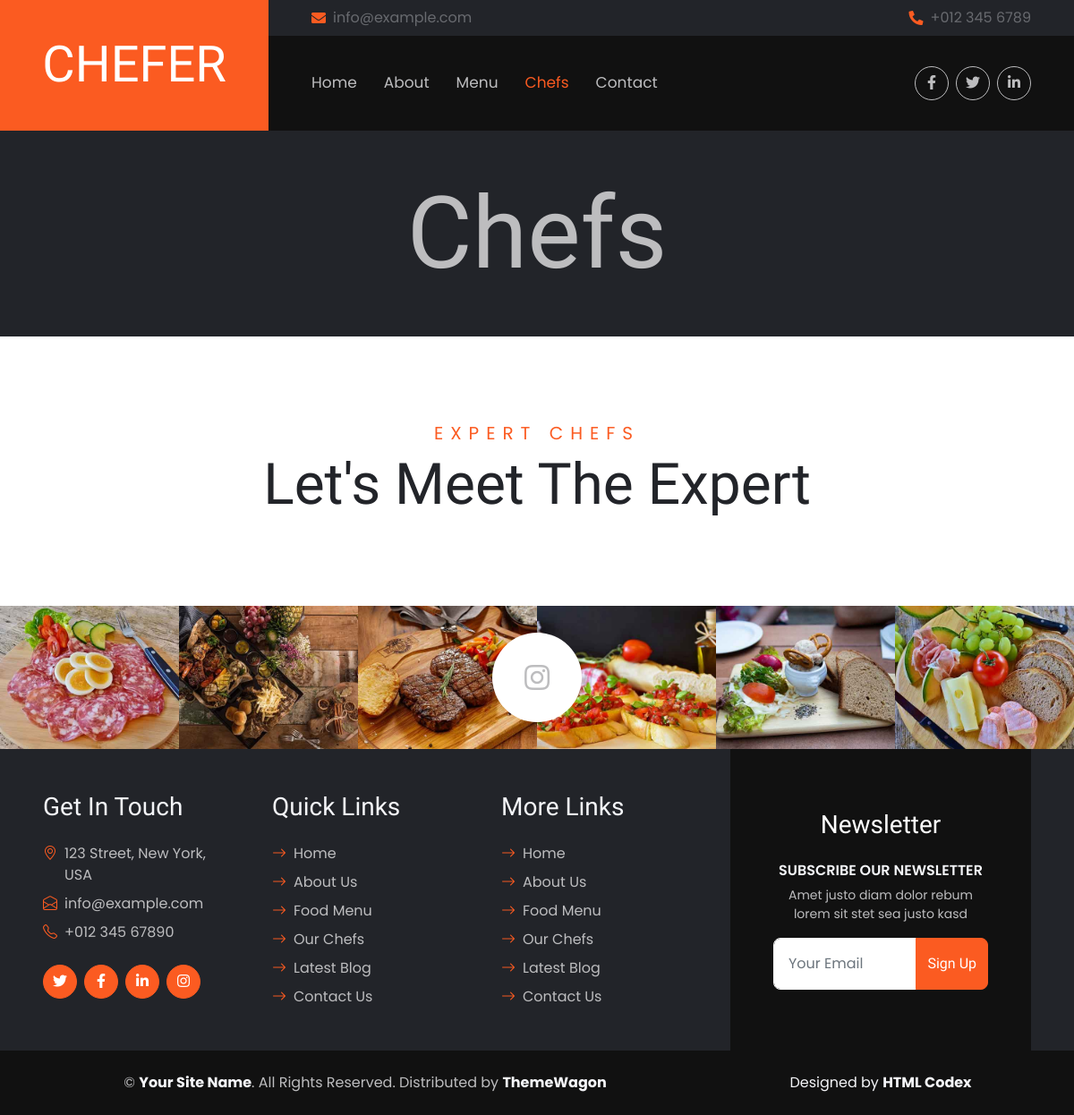
Page /chefs on the earlier database version.
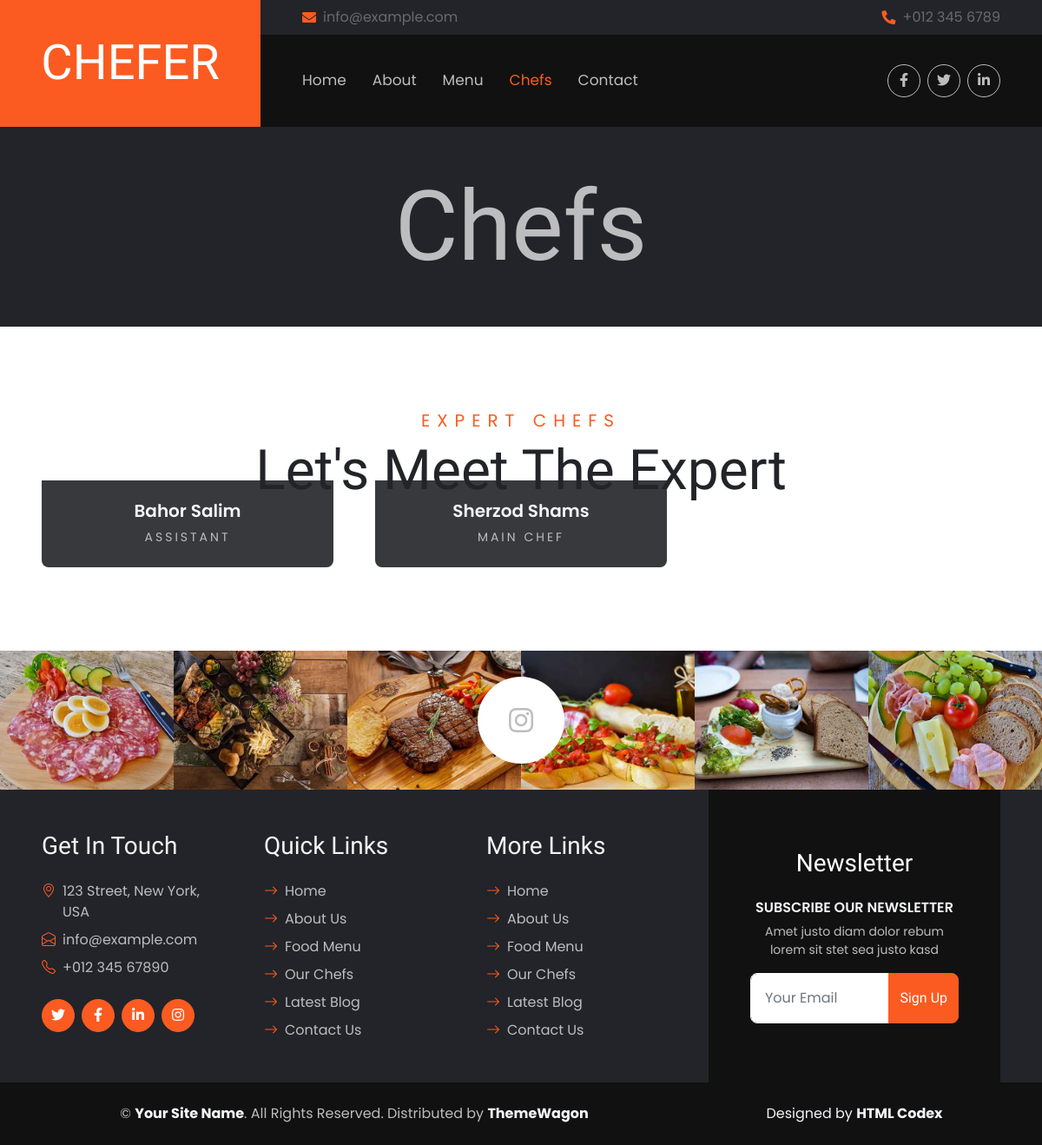
Same page on the later database version.
### home/models.py (models this page shows, shortened)
class Chef(models.Model):
    name = models.CharField(max_length=30)
    image = models.ImageField(upload_to='chefs/', default='chef_default.png', blank=True)
    position = models.CharField(max_length=30)

### home/views.py (the view)
# urls.py: path('chefs', ChefsView.as_view(), name='chefs'),
class ChefsView(View):
    def get(self, request):
        chefs = Chef.objects.all().order_by('-id')[:3]
        context = {
            'chefs':chefs,
        }
        return render(request, 'team.html', context)

### templates/team.html (shortened to what this page needs)
{% extends 'base.html' %}
{% block content %}
    <div class="container-fluid p-5 mb-5 bg-dark text-secondary">
        <div class="container wow fadeIn" data-wow-delay="0.1s">
            <h1 class="display-1 text-secondary text-center mb-0">Chefs</h1>
        </div>
    </div>
    <div class="container-fluid p-5">
        <div class="mb-5 text-center wow fadeIn" data-wow-delay="0.1s" style="max-width: 700px; margin: auto;">
            <h5 class="section-title">Expert Chefs</h5>
            <h1 class="display-3 mb-0">Let's Meet The Expert</h1>
        </div>
        <div class="row g-5">
            {% for chef in chefs %}
            <div class="col-lg-4 col-md-6 wow fadeIn" data-wow-delay="0.1s">
                <div class="team-item position-relative">
                    <div class="position-relative overflow-hidden rounded-circle rounded-bottom rounded-end">
                    </div>
                    <div class="position-absolute start-0 bottom-0 d-flex flex-column justify-content-center w-100 rounded-bottom text-center"
                        style="height: 100px; background: rgba(34, 36, 41, .9);">
                        <h5 class="text-light">{{chef.name}}</h5>
                        <p class="small text-uppercase text-secondary m-0" style="letter-spacing: 3px;">{{chef.position}}</p>
                    </div>
                </div>
            </div>
            {% endfor %}
        </div>
    </div>
    <div class="container-fluid position-relative instagram p-0 mt-5">
        <a href="" class="d-flex align-items-center justify-content-center position-absolute top-50 start-50 translate-middle bg-white rounded-circle" style="width: 100px; height: 100px; z-index: 1;">
            <i class="fab fa-instagram fa-2x text-secondary"></i>
        </a>
        <div class="row g-0">
            <div class="col-lg-2 col-md-3 col-sm-4 wow fadeIn" data-wow-delay="0.1s">
                <img class="img-fluid" src="img/menu-2.jpg" alt="">
            </div>
            <div class="col-lg-2 col-md-3 col-sm-4 wow fadeIn" data-wow-delay="0.2s">
                <img class="img-fluid" src="img/menu-3.jpg" alt="">
            </div>
            <div class="col-lg-2 col-md-3 col-sm-4 wow fadeIn" data-wow-delay="0.3s">
                <img class="img-fluid" src="img/menu-4.jpg" alt="">
            </div>
            <div class="col-lg-2 col-md-3 col-sm-4 wow fadeIn" data-wow-delay="0.4s">
                <img class="img-fluid" src="img/menu-5.jpg" alt="">
            </div>
            <div class="col-lg-2 col-md-3 col-sm-4 wow fadeIn" data-wow-delay="0.5s">
                <img class="img-fluid" src="img/menu-6.jpg" alt="">
            </div>
            <div class="col-lg-2 col-md-3 col-sm-4 wow fadeIn" data-wow-delay="0.6s">
                <img class="img-fluid" src="img/menu-7.jpg" alt="">
            </div>
        </div>
    </div>
{% endblock %}

Differences in the rows shown:
added Chef: name "Bahor Salim", position "ASSISTANT"
added Chef: name "Sherzod Shams", position "MAIN CHEF"
